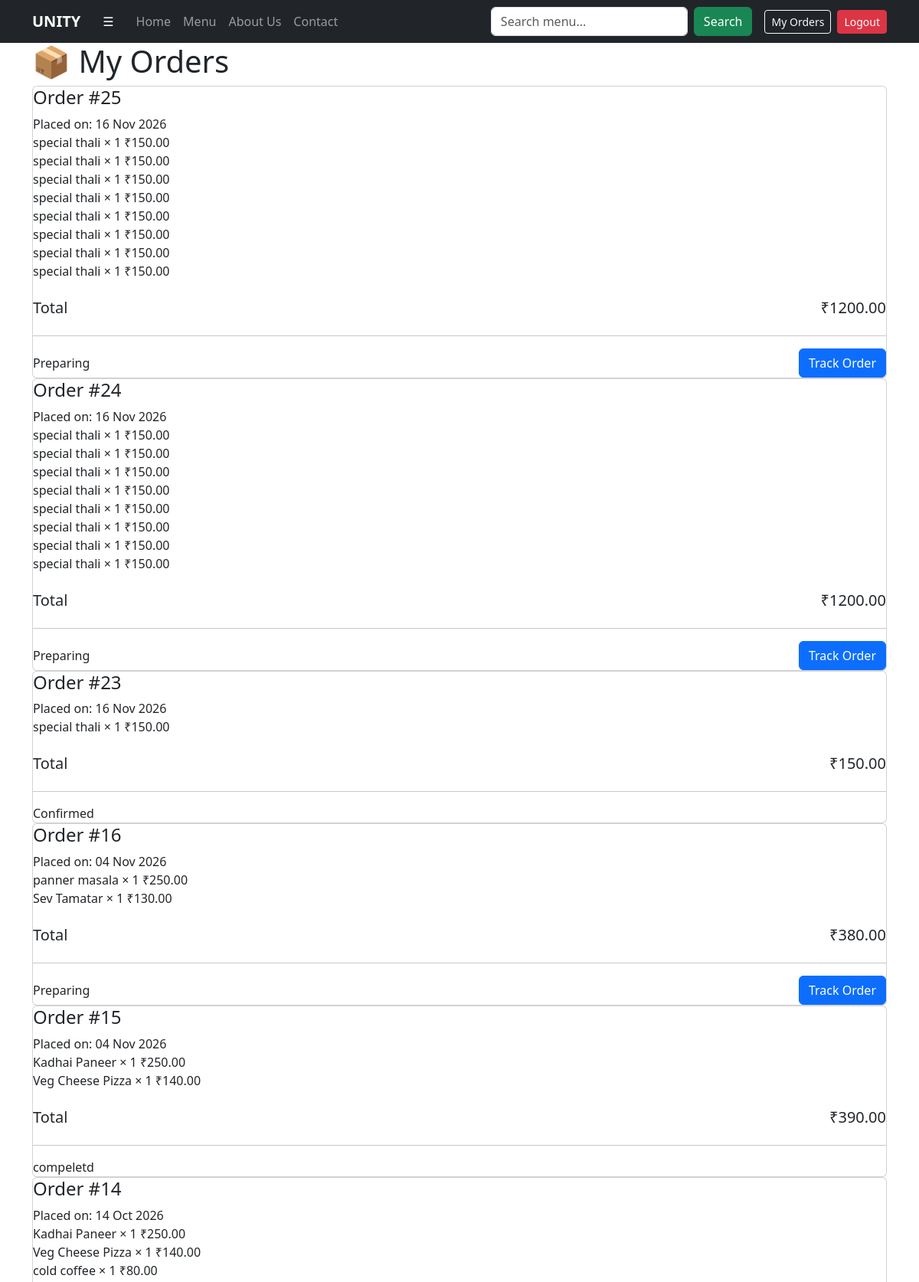
Screenshot of /order_history/ (signed in, upper part) with the database file from the repository.
### home/models.py (models this page shows, shortened)
class Order(models.Model):
    order_id = models.AutoField(primary_key=True)
    customer = models.ForeignKey(User, on_delete=models.CASCADE)
    customer_name = models.CharField(max_length=100)
    phone = models.CharField(max_length=15)
    address = models.TextField()
    total_amount = models.DecimalField(max_digits=10, decimal_places=2)
    status = models.CharField(max_length=50, default="Preparing")
    estimated_delivery = models.CharField(
        max_length=50,
        default="30 - 40 Minutes"
    )
    created_at = models.DateTimeField(auto_now_add=True)

class OrderItem(models.Model):
    order = models.ForeignKey(
        Order,
        related_name="items",
        on_delete=models.CASCADE
    )
    item_name = models.CharField(max_length=200)
    quantity = models.PositiveIntegerField(default=1)
    price = models.DecimalField(max_digits=10, decimal_places=2)
    variant = models.CharField(max_length=20, blank=True, default="")

### home/views.py (the view)
# urls.py: path("order_history/", views.order_history, name="order_history"),
@login_required
def order_history(request):
    user_orders = (
        Order.objects
        .filter(customer=request.user)
        .order_by("-created_at")
        .prefetch_related("items")
    )
    return render(request, "order_history.html", {
        "orders": user_orders
    })

### templates/order_history.html (shortened to what this page needs)
{% extends "base.html" %}
{% block body %}
<div class="container">
    <h1 class="page-title">📦 My Orders</h1>
    {% if orders %}
        {% for order in orders %}
        <div class="card order-card">
            <div class="order-header">
                <h4>Order #{{ order.order_id }}</h4>
                <p class="mb-0">Placed on: {{ order.created_at|date:"d M Y" }}</p>
            </div>
            <div class="order-body">
                {% for item in order.items.all %}
                <div class="food-item">
                    <span>{{ item.item_name }} × {{ item.quantity }}</span>
                    <span>₹{{ item.price }}</span>
                </div>
                {% endfor %}
                <div class="d-flex justify-content-between mt-4">
                    <h5>Total</h5>
                    <h5 class="total">₹{{ order.total_amount }}</h5>
                </div>
                <hr>
                <div class="d-flex justify-content-between align-items-center">
                    <span class="status
                        {% if order.status == 'Preparing' %}preparing{% elif order.status == 'Delivered' %}delivered{% elif order.status == 'Cancelled' %}cancelled{% endif %}">
                        {{ order.status }}
                    </span>
                    {% if order.status == "Preparing" %}
                        <button class="btn btn-primary">Track Order</button>
                    {% endif %}
                </div>
            </div>
        </div>
        {% endfor %}
    {% else %}
        <div class="alert alert-warning text-center">
            You haven’t placed any orders yet.
        </div>
    {% endif %}
</div>
{% endblock %}

### rows the page displays
Order: order_id "25", created_at "16 Nov 2026", total_amount "1200.00", status "Preparing", shows "Track Order"
OrderItem: item_name "special thali", quantity "1", price "150.00"
OrderItem: item_name "special thali", quantity "1", price "150.00"
OrderItem: item_name "special thali", quantity "1", price "150.00"
OrderItem: item_name "special thali", quantity "1", price "150.00"
OrderItem: item_name "special thali", quantity "1", price "150.00"
OrderItem: item_name "special thali", quantity "1", price "150.00"
OrderItem: item_name "special thali", quantity "1", price "150.00"
OrderItem: item_name "special thali", quantity "1", price "150.00"
Order: order_id "24", created_at "16 Nov 2026", total_amount "1200.00", status "Preparing", shows "Track Order"
OrderItem: item_name "special thali", quantity "1", price "150.00"
OrderItem: item_name "special thali", quantity "1", price "150.00"
OrderItem: item_name "special thali", quantity "1", price "150.00"
OrderItem: item_name "special thali", quantity "1", price "150.00"
OrderItem: item_name "special thali", quantity "1", price "150.00"
OrderItem: item_name "special thali", quantity "1", price "150.00"
OrderItem: item_name "special thali", quantity "1", price "150.00"
OrderItem: item_name "special thali", quantity "1", price "150.00"
Order: order_id "23", created_at "16 Nov 2026", total_amount "150.00", status "Confirmed"
OrderItem: item_name "special thali", quantity "1", price "150.00"
Order: order_id "16", created_at "04 Nov 2026", total_amount "380.00", status "Preparing", shows "Track Order"
OrderItem: item_name "panner masala", quantity "1", price "250.00"
OrderItem: item_name "Sev Tamatar", quantity "1", price "130.00"
Order: order_id "15", created_at "04 Nov 2026", total_amount "390.00", status "compeletd"
OrderItem: item_name "Kadhai Paneer", quantity "1", price "250.00"
OrderItem: item_name "Veg Cheese Pizza", quantity "1", price "140.00"
Order: order_id "14", created_at "14 Oct 2026"
OrderItem: item_name "Kadhai Paneer", quantity "1", price "250.00"
OrderItem: item_name "Veg Cheese Pizza", quantity "1", price "140.00"
OrderItem: item_name "cold coffee", quantity "1", price "80.00"
